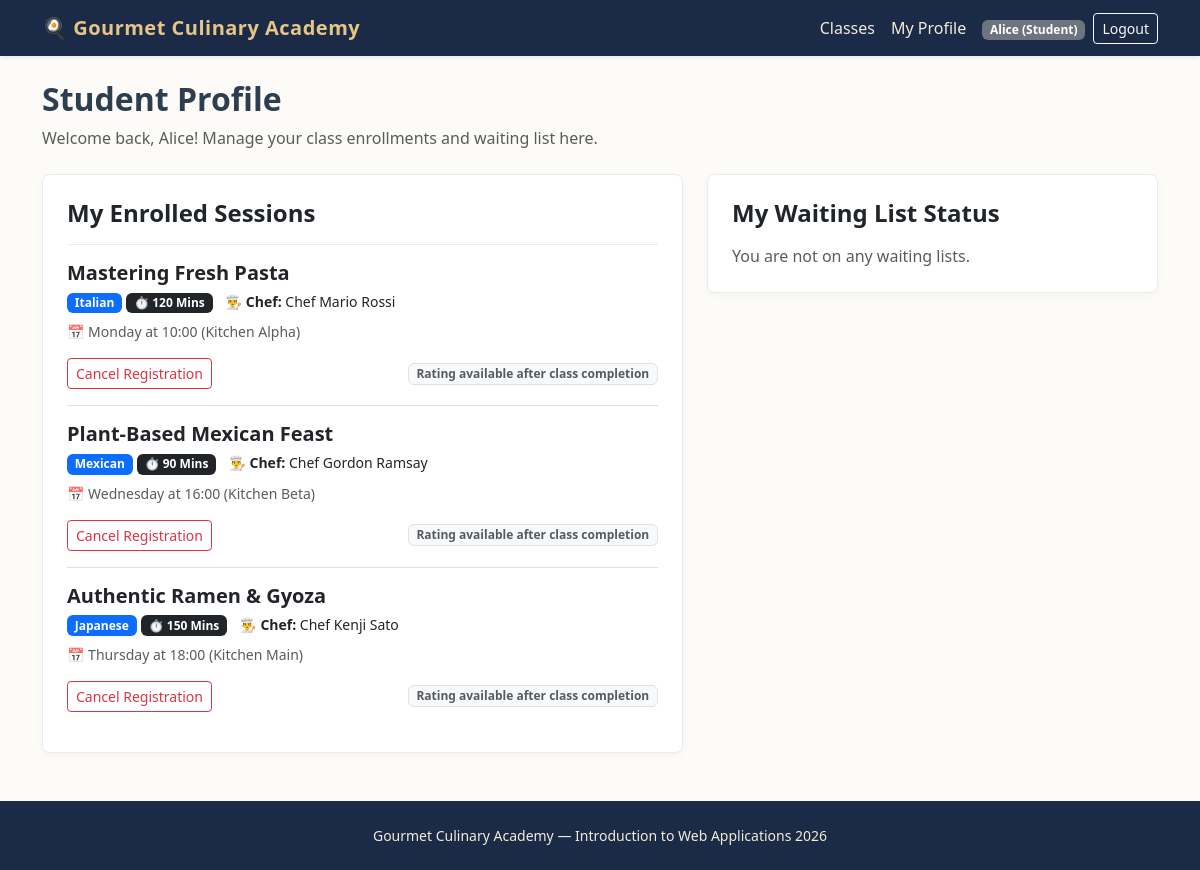
The app's page /student/profile (signed in) with its own data.
### tables this page shows
CREATE TABLE users (
    id INTEGER PRIMARY KEY AUTOINCREMENT,
    email TEXT UNIQUE NOT NULL,
    first_name TEXT NOT NULL,
    last_name TEXT NOT NULL,
    password TEXT NOT NULL,
    role TEXT NOT NULL CHECK(role IN ('Manager', 'Student'))
);

CREATE TABLE enrollments (
    id INTEGER PRIMARY KEY AUTOINCREMENT,
    student_id INTEGER NOT NULL,
    session_id INTEGER NOT NULL,
    FOREIGN KEY (student_id) REFERENCES users(id) ON DELETE CASCADE,
    FOREIGN KEY (session_id) REFERENCES class_sessions(id) ON DELETE CASCADE,
    UNIQUE(student_id, session_id)
);

CREATE TABLE cooking_classes (
    id INTEGER PRIMARY KEY AUTOINCREMENT,
    manager_id INTEGER NOT NULL,
    title TEXT NOT NULL UNIQUE,
    cuisine TEXT NOT NULL,
    difficulty TEXT NOT NULL CHECK(difficulty IN ('Beginner', 'Intermediate', 'Advanced')),
    duration INTEGER NOT NULL,
    dietary_category TEXT NOT NULL CHECK(dietary_category IN ('Standard', 'Vegetarian', 'Vegan', 'Gluten-free')),
    chef_name TEXT NOT NULL,
    ingredients TEXT NOT NULL, -- Virgülle ayrılmış en az 4 malzeme
    description TEXT NOT NULL,
    photo_1 TEXT NOT NULL,
    photo_2 TEXT NOT NULL,
    photo_3 TEXT NOT NULL,
    FOREIGN KEY (manager_id) REFERENCES users(id) ON DELETE CASCADE
);

CREATE TABLE class_sessions (
    id INTEGER PRIMARY KEY AUTOINCREMENT,
    class_id INTEGER NOT NULL,
    day_of_week TEXT NOT NULL CHECK(day_of_week IN ('Monday', 'Tuesday', 'Wednesday', 'Thursday', 'Friday', 'Saturday', 'Sunday')),
    start_time TEXT NOT NULL, -- HH:MM formatında
    kitchen_name TEXT NOT NULL,
    max_capacity INTEGER NOT NULL DEFAULT 10,
    FOREIGN KEY (class_id) REFERENCES cooking_classes(id) ON DELETE CASCADE
);

### routes/student_routes.py (the view)
@student_bp.route("/profile")
@login_required
def profile():
    raw_enrollments = get_student_enrollments(current_user.id)
    waiting_sessions = get_student_waiting_list(current_user.id)
    processed_enrollments = []
    for item in raw_enrollments:
        enroll_data = dict(item)
        day = enroll_data.get("day_of_week")
        time_str = enroll_data.get("start_time")
        enroll_data["is_past"] = is_session_past(day, time_str)
        enroll_data["can_cancel"] = can_cancel_enrollment(day, time_str)
        processed_enrollments.append(enroll_data)
    return render_template(
        "student/profile.html",
        enrollments=processed_enrollments,
        waiting_sessions=waiting_sessions,
    )

### app.py (called while the page is built)
@app.after_request
def add_header(response):
    response.headers["Cache-Control"] = (
        "no-store, no-cache, must-revalidate, post-check=0, pre-check=0, max-age=0"
    )
    response.headers["Pragma"] = "no-cache"
    response.headers["Expires"] = "-1"
    return response

@login_manager.user_loader
def load_user(user_id):
    row = get_user_by_id(user_id)
    if row:
        return User(
            user_id=row["id"],
            email=row["email"],
            first_name=row["first_name"],
            last_name=row["last_name"],
            role=row["role"]
        )
    return None

### dao/enrollment_dao.py (called while the page is built)
def get_student_waiting_list(student_id):
    conn = get_db()
    cursor = conn.cursor()
    cursor.execute(
        """
        SELECT w.id AS waiting_id, w.session_id, s.day_of_week, s.start_time,
               c.title AS class_title, c.chef_name, c.duration,
               (
                   SELECT COUNT(*) + 1
                   FROM waiting_list w2
                   WHERE w2.session_id = w.session_id AND w2.joined_at < w.joined_at
               ) AS position
        FROM waiting_list w
        JOIN class_sessions s ON w.session_id = s.id
        JOIN cooking_classes c ON s.class_id = c.id
        WHERE w.student_id = ?
        ORDER BY w.joined_at ASC
    """,
        (student_id,),
    )
    waiting_list = cursor.fetchall()
    close_db(conn)
    return waiting_list

### dao/user_dao.py (called while the page is built)
def get_user_by_id(user_id):
    conn = get_db()
    cursor = conn.cursor()
    cursor.execute("SELECT * FROM users WHERE id = ?", (user_id,))
    user = cursor.fetchone()
    close_db(conn)
    return user

### database/database.py (called while the page is built)
def get_db():
    conn = sqlite3.connect(DATABASE, timeout=10.0)
    conn.row_factory = sqlite3.Row
    conn.execute("PRAGMA foreign_keys = ON")
    return conn

### routes/student_routes.py (called while the page is built)
@student_bp.before_request
@login_required
def check_student_role():
    if current_user.role != "Student":
        flash("Access denied. Student privileges required.", "danger")
        return redirect(url_for("home.index"))

### utils.py (called while the page is built)
def can_cancel_enrollment(session_day, session_start_time):
    now = datetime.now()
    session_dt = get_next_session_datetime(session_day, session_start_time)
    if now >= session_dt:
        return False
    time_difference = session_dt - now
    return time_difference.total_seconds() >= 12 * 3600

def is_session_past(session_day, session_start_time):
    now = datetime.now()
    session_dt = get_next_session_datetime(session_day, session_start_time)
    return now > session_dt

### templates/student/profile.html (shortened to what this page needs)
{% extends "base.html" %}
{% block content %}
<header class="mb-4">
    <h1 class="h2 fw-bold">Student Profile</h1>
    <p class="text-muted">Welcome back, {{ current_user.first_name }}! Manage your class enrollments and waiting list here.</p>
</header>
<div class="row g-4">
    <section class="col-lg-7">
        <div class="card card-culinary p-4 mb-4">
            <h2 class="h4 fw-bold mb-3">My Enrolled Sessions</h2>
            {% if enrollments %}
                <div class="list-group list-group-flush">
                    {% for e in enrollments %}
                        <div class="list-group-item bg-transparent px-0 py-3">
                            <div class="d-flex justify-content-between align-items-start mb-2">
                                <div>
                                    <h3 class="h5 fw-bold mb-1">{{ e.class_title }}</h3>
                                    <div class="mb-2">
                                        <span class="badge bg-primary">{{ e.cuisine }}</span>
                                        {% if e.duration %}
                                            <span class="badge bg-dark">⏱️ {{ e.duration }} Mins</span>
                                        {% endif %}
                                        <span class="small text-dark ms-2">👨‍🍳 <strong>Chef:</strong> {{ e.chef_name }}</span>
                                    </div>
                                    <div class="text-muted small">
                                        📅 {{ e.day_of_week }} at {{ e.start_time[:5] if e.start_time else e.start_time }} ({{ e.kitchen_name }})
                                    </div>
                                </div>
                            </div>
                            <div class="d-flex justify-content-between align-items-center mt-3 flex-wrap gap-2">
                                <form method="post" action="{{ url_for('student.cancel', session_id=e.session_id) }}">
                                    <button type="submit" class="btn btn-sm btn-outline-danger" onclick="return confirm('Are you sure you want to cancel this enrollment?')">Cancel Registration</button>
                                </form>
                                {% if e.is_past %}
                                    <form method="post" action="{{ url_for('student.rate_session', session_id=e.session_id) }}" class="d-flex align-items-center gap-1">
                                        <select name="score" class="form-select form-select-sm" required>
                                            <option value="" disabled selected>Rate</option>
                                            <option value="5">5 ⭐⭐⭐⭐⭐</option>
                                            <option value="4">4 ⭐⭐⭐⭐</option>
                                            <option value="3">3 ⭐⭐⭐</option>
                                            <option value="2">2 ⭐⭐</option>
                                            <option value="1">1 ⭐</option>
                                        </select>
                                        <button type="submit" class="btn btn-sm btn-warning">Submit</button>
                                    </form>
                                {% else %}
                                    <span class="badge bg-light text-muted border">Rating available after class completion</span>
                                {% endif %}
                            </div>
                        </div>
                    {% endfor %}
                </div>
            {% else %}
                <p class="text-muted mb-0">You are not currently enrolled in any cooking classes.</p>
            {% endif %}
        </div>
    </section>
    <section class="col-lg-5">
        <div class="card card-culinary p-4">
            <h2 class="h4 fw-bold mb-3">My Waiting List Status</h2>
            {% if waiting_sessions %}
                <div class="list-group list-group-flush">
                    {% for w in waiting_sessions %}
                        <div class="list-group-item bg-transparent px-0 py-3">
                            <h3 class="h6 fw-bold mb-1">{{ w.class_title }}</h3>
                            <div class="mb-2">
                                {% if w.duration %}
                                    <span class="badge bg-dark small p-1">⏱️ {{ w.duration }} Mins</span>
                                {% endif %}
                                <span class="small text-dark ms-1">👨‍🍳 <strong>Chef:</strong> {{ w.chef_name }}</span>
                            </div>
                            <p class="small text-muted mb-2">📅 {{ w.day_of_week }} at {{ w.start_time[:5] if w.start_time else w.start_time }}</p>
                            <div class="d-flex justify-content-between align-items-center">
                                <span class="badge bg-warning text-dark">Queue Position: #{{ w.position }}</span>
                                <form method="post" action="{{ url_for('student.leave_waiting', session_id=w.session_id) }}">
                                    <button type="submit" class="btn btn-sm btn-link text-danger p-0 text-decoration-none">Leave List</button>
                                </form>
                            </div>
                        </div>
                    {% endfor %}
                </div>
            {% else %}
                <p class="text-muted mb-0">You are not on any waiting lists.</p>
            {% endif %}
        </div>
    </section>
</div>
{% endblock %}

### templates/base.html (shortened to what this page needs)
<!DOCTYPE html>
<html lang="en">
<head>
    <link href="https://cdn.jsdelivr.net/npm/bootstrap@5.3.3/dist/css/bootstrap.min.css" rel="stylesheet">
    <link rel="stylesheet" href="{{ url_for('static', filename='css/style.css') }}">
</head>
<body>
    <header>
        <nav class="navbar navbar-expand-lg navbar-dark bg-culinary shadow-sm">
            <div class="container">
                <a class="navbar-brand" href="{{ url_for('home.index') }}">🍳 Gourmet Culinary Academy</a>
                <section class="collapse navbar-collapse" id="mainNav">
                    <ul class="navbar-nav ms-auto align-items-center">
                        <li class="nav-item">
                            <a class="nav-link" href="{{ url_for('home.index') }}">Classes</a>
                        </li>
                        {% if current_user.is_authenticated %}
                            {% if current_user.role == 'Manager' %}
                                <li class="nav-item">
                                    <a class="nav-link" href="{{ url_for('manager.dashboard') }}">Dashboard</a>
                                </li>
                                <li class="nav-item">
                                    <a class="nav-link" href="{{ url_for('manager.create_class') }}">New Class</a>
                                </li>
                            {% else %}
                                <li class="nav-item">
                                    <a class="nav-link" href="{{ url_for('student.profile') }}">My Profile</a>
                                </li>
                            {% endif %}
                            <li class="nav-item ms-lg-2">
                                <span class="badge bg-secondary">{{ current_user.first_name }} ({{ current_user.role }})</span>
                            </li>
                            <li class="nav-item ms-lg-2">
                                <a class="btn btn-sm btn-outline-light" href="{{ url_for('auth.logout') }}">Logout</a>
                            </li>
                        {% endif %}
                    </ul>
                </section>
            </div>
        </nav>
    </header>
    <main class="container py-4">
        {% block content %}{% endblock %}
    </main>
    <footer class="site-footer text-center py-4 mt-auto">
        <div class="container">
            <p class="mb-0 small">Gourmet Culinary Academy — Introduction to Web Applications 2026</p>
        </div>
    </footer>
</body>
</html>

### static/css/style.css (style rules this page uses)
body { background-color: #fdfbf7; color: #2c3e50; font-family: "Segoe UI", Tahoma, Geneva, Verdana, sans-serif; min-height: 100vh; display: flex; flex-direction: column; }
main { flex: 1; }
.bg-culinary { background-color: #1b2a47; }
.navbar-dark .navbar-brand { color: #e6c687; font-weight: 700; letter-spacing: 0.5px; }
.navbar-dark .nav-link { color: #f4ebd9; }
.card-culinary { border: 1px solid #e9ecef; border-radius: 8px; transition: transform 0.15s ease, box-shadow 0.15s ease; box-shadow: 0 2px 6px rgba(0,0,0,0.04); }
.site-footer { background-color: #1b2a47; color: #f4ebd9; }

### records on screen
users: first_name "Alice", role "Student"
enrollments: class_title "Mastering Fresh Pasta", cuisine "Italian", duration "120", chef_name "Chef Mario Rossi", day_of_week "Monday", start_time "10:00", kitchen_name "Kitchen Alpha"
enrollments: class_title "Plant-Based Mexican Feast", cuisine "Mexican", duration "90", chef_name "Chef Gordon Ramsay", day_of_week "Wednesday", start_time "16:00", kitchen_name "Kitchen Beta"
enrollments: class_title "Authentic Ramen & Gyoza", cuisine "Japanese", duration "150", chef_name "Chef Kenji Sato", day_of_week "Thursday", start_time "18:00", kitchen_name "Kitchen Main"
